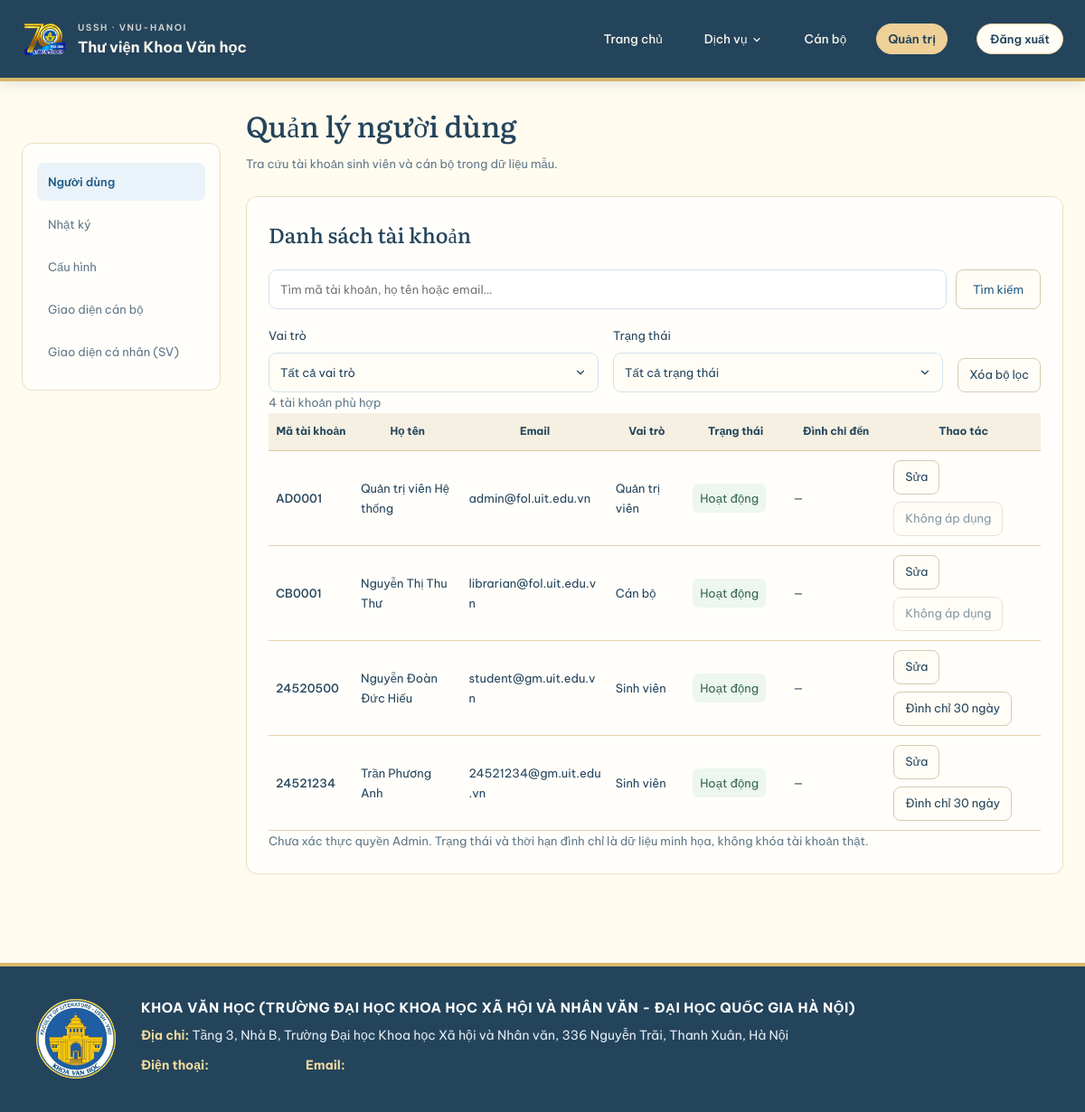
Page /admin/users (signed in) on the committed database.
### tables this page shows
CREATE TABLE IF NOT EXISTS `tai_khoan` (
    `id_tai_khoan` INT AUTO_INCREMENT PRIMARY KEY,
    `id_vai_tro` INT NOT NULL,
    `email` VARCHAR(255) NOT NULL UNIQUE,
    `google_sub` VARCHAR(255) NULL UNIQUE COMMENT 'Dinh danh Google neu dang nhap Google',
    `mat_khau` VARCHAR(255) NULL COMMENT 'Password hash; NULL neu chi dung Google',
    `trang_thai` ENUM('ChoDuyet', 'HoatDong', 'Khoa') NOT NULL DEFAULT 'ChoDuyet',
    `created_at` DATETIME NOT NULL DEFAULT CURRENT_TIMESTAMP,
    `updated_at` DATETIME NULL DEFAULT CURRENT_TIMESTAMP ON UPDATE CURRENT_TIMESTAMP,
    CONSTRAINT `fk_1` FOREIGN KEY (`id_vai_tro`) REFERENCES `vai_tro` (`id_vai_tro`) ON DELETE NO ACTION ON UPDATE NO ACTION
);

### resources/views/admin-users/index.php (the view, shortened to what the rows shown need)
<?php
$userRepo = new UserRepository();
$dbUsers = $userRepo->getAllUsers();
$users = array_map(static function (array $u): array {
    return [
        'code' => (string)($u['code'] ?? 'ND' . $u['id_tai_khoan']),
        'name' => (string)($u['name'] ?? $u['email']),
        'email' => (string)$u['email'],
        'role' => (string)($u['role_slug'] ?? 'student'),
        'status' => (string)($u['status_slug'] ?? 'active'),
        'until' => '',
    ];
}, $dbUsers);
$roles = [
    'student' => 'Sinh viên',
    'librarian' => 'Cán bộ',
    'admin' => 'Quản trị viên',
];
$statuses = [
    'active' => 'Hoạt động',
    'suspended' => 'Đình chỉ',
];
?>
<!DOCTYPE html>
<html lang="vi">
<head>
    <link rel="stylesheet" href="/assets/css/base.css">
    <link rel="stylesheet" href="/assets/css/home.css">
    <link rel="stylesheet" href="/assets/css/librarian.css">
    <link rel="stylesheet" href="/assets/css/admin-users.css">
    <link rel="stylesheet" href="/assets/css/70years.css">
    <link rel="stylesheet" href="/assets/css/footer.css">
    <link rel="stylesheet" href="/assets/css/admin-ui.css">
</head>
<body class="admin-ui">
    <main class="staff-layout">
        <div class="staff-content">
            <section class="staff-intro">
                <h1>Quản lý người dùng</h1>
            </section>
            <section class="staff-panel" aria-labelledby="users-title">
                <h2 id="users-title">Danh sách tài khoản</h2>
                <div
                    class="staff-table-wrap"
                    tabindex="0"
                    role="region"
                    aria-label="Danh sách tài khoản mẫu"
                >
                    <table class="staff-table" id="admin-users-table">
                        <thead>
                            <tr>
                                <th scope="col">Mã tài khoản</th>
                                <th scope="col">Họ tên</th>
                                <th scope="col">Email</th>
                                <th scope="col">Vai trò</th>
                                <th scope="col">Trạng thái</th>
                                <th scope="col">Đình chỉ đến</th>
                                <th scope="col">Thao tác</th>
                            </tr>
                        </thead>
                        <tbody>
                            <?php foreach ($users as $user): ?>
                                <tr
                                    data-user-row
                                    data-role="<?= htmlspecialchars($user['role'], ENT_QUOTES, 'UTF-8') ?>"
                                    data-status="<?= htmlspecialchars($user['status'], ENT_QUOTES, 'UTF-8') ?>"
                                    data-search="<?= htmlspecialchars(
                                        $user['code'] . ' ' .
                                        $user['name'] . ' ' . $user['email'],
                                        ENT_QUOTES,
                                        'UTF-8'
                                    ) ?>"
                                >
                                    <th scope="row">
                                        <?= htmlspecialchars($user['code'], ENT_QUOTES, 'UTF-8') ?>
                                    </th>
                                    <td data-user-field="name">
                                        <?= htmlspecialchars($user['name'], ENT_QUOTES, 'UTF-8') ?>
                                    </td>
                                    <td data-user-field="email">
                                        <?= htmlspecialchars($user['email'], ENT_QUOTES, 'UTF-8') ?>
                                    </td>
                                    <td data-user-field="role">
                                        <?= htmlspecialchars(
                                            $roles[$user['role']],
                                            ENT_QUOTES,
                                            'UTF-8'
                                        ) ?>
                                    </td>
                                    <td data-user-field="status">
                                        <span class="admin-user-status <?= $user['status'] === 'suspended' ? 'is-suspended' : '' ?>">
                                            <?= htmlspecialchars(
                                                $statuses[$user['status']],
                                                ENT_QUOTES,
                                                'UTF-8'
                                            ) ?>
                                        </span>
                                    </td>
                                    <td data-user-field="until">
                                        <?= htmlspecialchars(
                                            $user['until'] !== '' ? $user['until'] : '—',
                                            ENT_QUOTES,
                                            'UTF-8'
                                        ) ?>
                                    </td>
                                    <td>
                                        <div class="admin-user-actions">
                                            <button
                                                class="staff-action-button"
                                                type="button"
                                                data-edit-user
                                            >
                                                Sửa
                                            </button>
                                            <button
                                                class="staff-action-button"
                                                type="button"
                                                data-toggle-suspension
                                            >
                                            </button>
                                        </div>
                                    </td>
                                </tr>
                            <?php endforeach; ?>
                        </tbody>
                    </table>
                </div>
            </section>
        </div>
    </main>
<?php require __DIR__ . '/../partials/footer.php'; ?>
</body>
</html>

### rows in the picture
tai_khoan: code "AD0001", name "Quản trị viên Hệ thống", email "admin@fol.uit.edu.vn", role "Quản trị viên", status "Hoạt động", until "—"
tai_khoan: code "CB0001", name "Nguyễn Thị Thu Thư", email "librarian@fol.uit.edu.vn", role "Cán bộ", status "Hoạt động", until "—"
tai_khoan: code "24520500", name "Nguyễn Đoàn Đức Hiếu", email "student@gm.uit.edu.vn", role "Sinh viên", status "Hoạt động", until "—"
tai_khoan: code "24521234", name "Trần Phương Anh", email "24521234@gm.uit.edu.vn", role "Sinh viên", status "Hoạt động", until "—"
